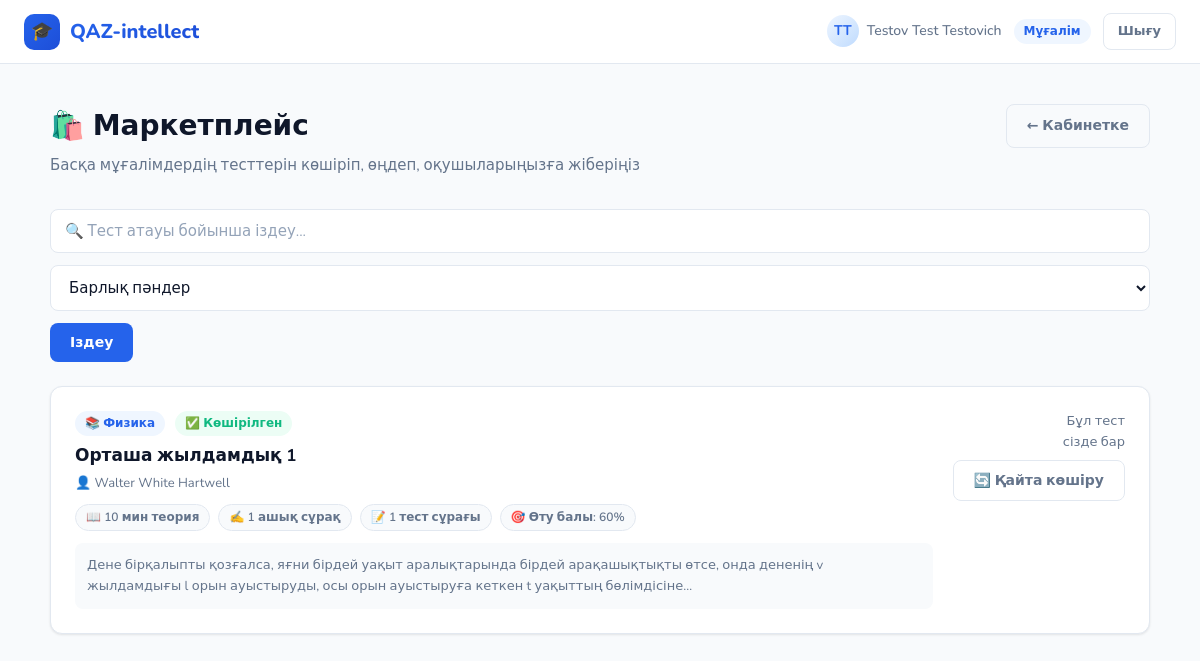
/marketplace/ (signed in), run on the app's committed database.
### core/models.py (models this page shows, shortened)
class User(AbstractUser):
    ROLE_STUDENT = 'student'
    ROLE_TEACHER = 'teacher'
    ROLE_CHOICES = [
        (ROLE_STUDENT, 'Оқушы'),
        (ROLE_TEACHER, 'Мұғалім'),
    ]
    role = models.CharField(max_length=20, choices=ROLE_CHOICES, default=ROLE_STUDENT)
    subjects = models.ManyToManyField(Subject, blank=True, related_name='teachers')
    first_name = models.CharField(max_length=150)
    last_name = models.CharField(max_length=150)
    patronymic = models.CharField(max_length=150, blank=True, verbose_name='Әкесінің аты')
    @property
    def full_name(self):
        parts = [self.last_name, self.first_name, self.patronymic]
        return ' '.join(p for p in parts if p)
    @property
    def is_teacher(self):
        return self.role == self.ROLE_TEACHER

class Quiz(models.Model):
    title = models.CharField(max_length=200, verbose_name='Тест атауы')
    subject = models.ForeignKey(Subject, on_delete=models.CASCADE, related_name='quizzes')
    teacher = models.ForeignKey(User, on_delete=models.CASCADE, related_name='quizzes')
    passing_score = models.IntegerField(default=60, verbose_name='Өту балы (%)')
    created_at = models.DateTimeField(auto_now_add=True)
    is_active = models.BooleanField(default=True)
    copied_from = models.ForeignKey(
        'self', null=True, blank=True,
        on_delete=models.SET_NULL,
        related_name='copies',
        verbose_name='Көшірілген тесттен'
    )
    theory_content = models.TextField(blank=True, verbose_name='Теория мазмұны')
    theory_time_minutes = models.IntegerField(default=10, verbose_name='Теорияға уақыт (мин)')
    theory_image = models.ImageField(upload_to='theory_images/', null=True, blank=True, verbose_name='Теория суреті')
    block2_time_minutes = models.IntegerField(default=15, verbose_name='2-блокқа уақыт (мин)')
    block3_time_minutes = models.IntegerField(default=20, verbose_name='3-блокқа уақыт (мин)')
    class Meta:
        verbose_name = 'Тест'
        verbose_name_plural = 'Тесттер'
        ordering = ['-created_at']

class Subject(models.Model):
    name = models.CharField(max_length=100, unique=True, verbose_name='Пән атауы')
    icon = models.CharField(max_length=10, default='📚')
    created_at = models.DateTimeField(auto_now_add=True)
    class Meta:
        verbose_name = 'Пән'
        verbose_name_plural = 'Пәндер'

### core/views.py (the view)
# urls.py: path('marketplace/', views.marketplace, name='marketplace'),
@login_required
def marketplace(request):
    if not request.user.is_teacher:
        return redirect('student_dashboard')
    subject_id = request.GET.get('subject')
    search = request.GET.get('q', '').strip()
    quizzes = Quiz.objects.exclude(teacher=request.user).filter(is_active=True)\
        .select_related('teacher', 'subject')
    if subject_id:
        quizzes = quizzes.filter(subject_id=subject_id)
    if search:
        quizzes = quizzes.filter(title__icontains=search)
    my_copies = set(
        Quiz.objects.filter(teacher=request.user, copied_from__isnull=False)
        .values_list('copied_from_id', flat=True)
    )
    subjects = Subject.objects.all()
    return render(request, 'core/marketplace.html', {
        'quizzes': quizzes,
        'subjects': subjects,
        'my_copies': my_copies,
        'selected_subject': subject_id,
        'search': search,
    })

### core/templates/core/marketplace.html (shortened to what this page needs)
{% extends 'core/base.html' %}
{% block content %}
<div class="container page">
  <div class="page-header" style="display:flex;align-items:flex-start;justify-content:space-between;gap:16px;flex-wrap:wrap">
    <div>
      <div class="page-title">🛍️ Маркетплейс</div>
      <div class="page-subtitle">Басқа мұғалімдердің тесттерін көшіріп, өңдеп, оқушыларыңызға жіберіңіз</div>
    </div>
    <a href="/teacher/" class="btn btn-ghost">← Кабинетке</a>
  </div>
  <form method="get" style="display:flex;gap:12px;flex-wrap:wrap;margin-bottom:24px">
    <input
      type="text"
      name="q"
      class="form-control"
      placeholder="🔍 Тест атауы бойынша іздеу..."
      value="{{ search }}"
      style="flex:1;min-width:200px"
    >
    <select name="subject" class="form-control" style="min-width:180px">
      <option value="">Барлық пәндер</option>
    </select>
    <button type="submit" class="btn btn-primary">Іздеу</button>
  </form>
  {% if quizzes %}
    <div style="display:flex;flex-direction:column;gap:12px">
      {% for quiz in quizzes %}
      <div class="card">
        <div class="card-body" style="display:flex;align-items:flex-start;gap:20px;flex-wrap:wrap">
          <div style="flex:1;min-width:260px">
            <div style="display:flex;align-items:center;gap:10px;margin-bottom:6px;flex-wrap:wrap">
              <span class="badge badge-primary">{{ quiz.subject.icon }} {{ quiz.subject.name }}</span>
              {% if quiz.id in my_copies %}
                <span class="badge badge-success">✅ Көшірілген</span>
              {% endif %}
            </div>
            <div style="font-size:17px;font-weight:700;margin-bottom:4px">{{ quiz.title }}</div>
            <div style="font-size:13px;color:var(--text-muted);margin-bottom:10px">
              👤 {{ quiz.teacher.full_name }}
            </div>
            <div style="display:flex;gap:8px;flex-wrap:wrap">
              <span class="badge badge-muted">📖 {{ quiz.theory_time_minutes }} мин теория</span>
              <span class="badge badge-muted">✍️ {{ quiz.open_questions.count }} ашық сұрақ</span>
              <span class="badge badge-muted">📝 {{ quiz.test_questions.count }} тест сұрағы</span>
              <span class="badge badge-muted">🎯 Өту балы: {{ quiz.passing_score }}%</span>
            </div>
            {% if quiz.theory_content %}
              <div style="margin-top:12px;padding:12px;background:var(--bg);border-radius:var(--radius-sm);font-size:13px;color:var(--text-muted);line-height:1.6;max-height:80px;overflow:hidden;position:relative">
                {{ quiz.theory_content|truncatechars:180 }}
              </div>
            {% endif %}
          </div>
          <div style="display:flex;flex-direction:column;gap:8px;align-items:flex-end;flex-shrink:0">
            {% if quiz.id in my_copies %}
              <span style="font-size:13px;color:var(--text-muted);text-align:right">Бұл тест<br>сізде бар</span>
            {% endif %}
            <form method="post" action="/marketplace/copy/{{ quiz.id }}/" style="margin:0">
              <button type="submit" class="btn {% if quiz.id in my_copies %}btn-ghost{% else %}btn-primary{% endif %}">
                {% if quiz.id in my_copies %}
                  🔄 Қайта көшіру
                {% else %}
                  📋 Көшіру және өңдеу
                {% endif %}
              </button>
            </form>
          </div>
        </div>
      </div>
      {% endfor %}
    </div>
  {% endif %}
</div>
{% endblock %}

### core/templates/core/base.html (shortened to what this page needs)
{% load static %}
<!DOCTYPE html>
<html lang="kk">
<head>
  <link rel="stylesheet" href="{% static 'core/css/style.css' %}">
</head>
<body>
{% if user.is_authenticated %}
<nav class="navbar">
  <a href="/" class="nav-brand">
    <div class="nav-logo">🎓</div>
    <span class="nav-brand-text">QAZ-intellect</span>
  </a>
  <div class="nav-actions">
    <div class="nav-user">
      <div class="nav-avatar">{{ user.first_name.0 }}{{ user.last_name.0 }}</div>
      <span>{{ user.full_name }}</span>
      {% if user.is_teacher %}
        <span class="badge badge-primary" style="margin-left:4px">Мұғалім</span>
      {% endif %}
    </div>
    <a href="/logout/" class="btn btn-ghost btn-sm">Шығу</a>
  </div>
</nav>
{% endif %}
{% block content %}{% endblock %}
</body>
</html>

### core/static/core/css/style.css (style rules this page uses)
:root { --primary: #2563EB; --primary-light: #EFF6FF; --primary-dark: #1D4ED8; --accent: #10B981; --accent-light: #ECFDF5; --warning: #F59E0B; --danger: #EF4444; --danger-light: #FEF2F2; --text: #0F172A; --text-muted: #64748B; --text-light: #94A3B8; --border: #E2E8F0; --border-focus: #93C5FD; --bg: #F8FAFC; --card: #FFFFFF; --shadow-sm: 0 1px 3px rgba(0,0,0,0.06), 0 1px 2px rgba(0,0,0,0.04); --shadow: 0 4px 16px rgba(0,0,0,0.08); --shadow-lg: 0 10px 40px rgba(0,0,0,0.12); --radius: 12px; --radius-sm: 8px; --radius-lg: 20px; --font: 'Nunito', 'DejaVu Sans', sans-serif; }
* { box-sizing: border-box; margin: 0; padding: 0; }
body { font-family: var(--font); background: var(--bg); color: var(--text); font-size: 15px; line-height: 1.6; min-height: 100vh; }
.navbar { background: var(--card); border-bottom: 1px solid var(--border); padding: 0 24px; height: 64px; display: flex; align-items: center; justify-content: space-between; position: sticky; top: 0; z-index: 100; backdrop-filter: blur(8px); }
.nav-brand { display: flex; align-items: center; gap: 10px; text-decoration: none; color: var(--text); }
.nav-logo { width: 36px; height: 36px; background: linear-gradient(135deg, var(--primary), var(--primary-dark)); border-radius: 10px; display: flex; align-items: center; justify-content: center; font-size: 18px; color: white; }
.nav-brand-text { font-size: 20px; font-weight: 800; background: linear-gradient(135deg, var(--primary), var(--primary-dark)); -webkit-background-clip: text; -webkit-text-fill-color: transparent; background-clip: text; }
.nav-actions { display: flex; align-items: center; gap: 12px; }
.nav-user { display: flex; align-items: center; gap: 8px; color: var(--text-muted); font-size: 14px; font-weight: 500; }
.nav-avatar { width: 32px; height: 32px; background: linear-gradient(135deg, var(--primary-light), #BFDBFE); border-radius: 50%; display: flex; align-items: center; justify-content: center; font-size: 14px; font-weight: 700; color: var(--primary); }
.container { max-width: 1100px; margin: 0 auto; padding: 0 24px; }
.page { padding: 40px 0 80px; }
.page-header { margin-bottom: 32px; }
.page-title { font-size: 28px; font-weight: 800; color: var(--text); margin-bottom: 4px; }
.page-subtitle { color: var(--text-muted); font-size: 15px; }
.card { background: var(--card); border: 1px solid var(--border); border-radius: var(--radius); box-shadow: var(--shadow-sm); overflow: hidden; }
.card-body { padding: 24px; }
.btn { display: inline-flex; align-items: center; gap: 6px; padding: 10px 20px; border-radius: var(--radius-sm); font-family: var(--font); font-size: 14px; font-weight: 600; cursor: pointer; text-decoration: none; border: none; transition: all 0.2s ease; white-space: nowrap; }
.btn-primary { background: var(--primary); color: white; }
.btn-ghost { background: transparent; color: var(--text-muted); border: 1.5px solid var(--border); }
.btn-sm { padding: 7px 14px; font-size: 13px; }
.form-control { width: 100%; padding: 11px 14px; border: 1.5px solid var(--border); border-radius: var(--radius-sm); font-family: var(--font); font-size: 15px; color: var(--text); background: var(--card); transition: border-color 0.2s ease, box-shadow 0.2s ease; outline: none; }
.form-control::placeholder { color: var(--text-light); }
.badge { display: inline-flex; align-items: center; padding: 3px 10px; border-radius: 20px; font-size: 12px; font-weight: 600; }
.badge-primary { background: var(--primary-light); color: var(--primary); }
.badge-success { background: var(--accent-light); color: var(--accent); }
.badge-muted { background: var(--bg); color: var(--text-muted); border: 1px solid var(--border); }

### data on the page
User: first_name.0 "T", last_name.0 "T", full_name "Testov Test Testovich"
Quiz: subject.icon "📚", subject.name "Физика", shows "✅ Көшірілген", title "Орташа жылдамдық 1", teacher.full_name "Walter White Hartwell", theory_time_minutes "10", open_questions.count "1", test_questions.count "1", passing_score "60", theory_content "Дене бірқалыпты қозғалса, яғни бірдей уақыт аралықтарында бірдей арақашықтықты өтсе, онда дененің v жылдамдығы l орын ауыстыруды, осы орын ауыстыруға кеткен t уақыттың бөлімдісіне…", shows "Бұл тест", shows "🔄 Қайта көшіру"
